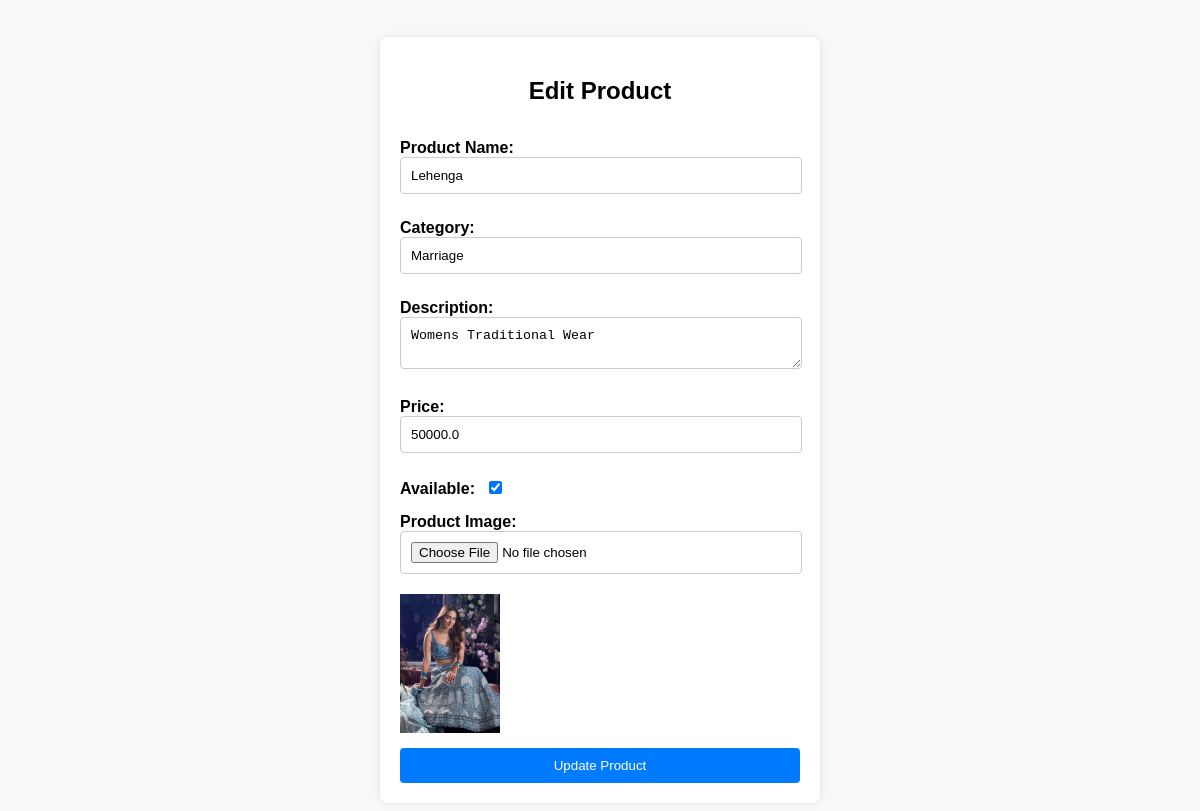
The page /admin/edit_product/2 (signed in) on the database its author committed.
### app.py (models this page shows)
class Product(db.Model):
    id = db.Column(db.Integer, primary_key=True)
    name = db.Column(db.String(80), nullable=False)
    category = db.Column(db.String(80), nullable=False)
    subcategory = db.Column(db.String(50), nullable=False)
    age_group = db.Column(db.String(50), nullable=False)
    description = db.Column(db.Text, nullable=True)
    price = db.Column(db.Float, nullable=False)
    available = db.Column(db.Boolean, default=True)
    image = db.Column(db.String(120), nullable=True)

### app.py (the view, shortened to what this page needs)
@app.route('/admin/edit_product/<int:id>', methods=['GET', 'POST'])
def edit_product(id):
    if 'admin_id' not in session:
        return redirect(url_for('admin_login'))
    product = Product.query.get_or_404(id)
    return render_template('edit_product.html', product=product)

### Templates/edit_product.html (shortened to what this page needs)
<!DOCTYPE html>
<html lang="en">
<head>
</head>
<body>
    <form action="{{ url_for('edit_product', id=product.id) }}" method="POST" enctype="multipart/form-data">
      <h2>Edit Product</h2>
        <div>
            <label for="name">Product Name:</label>
            <input type="text" id="name" name="name" value="{{ product.name }}" required>
        </div>
        <div>
            <label for="category">Category:</label>
            <input type="text" id="category" name="category" value="{{ product.category }}" required>
        </div>
        <div>
            <label for="description">Description:</label>
            <textarea id="description" name="description">{{ product.description }}</textarea>
        </div>
        <div>
            <label for="price">Price:</label>
            <input type="number" id="price" name="price" step="0.01" value="{{ product.price }}" required>
        </div>
        <div>
            <label for="available">Available:</label>
            <input type="checkbox" id="available" name="available" {% if product.available %} checked {% endif %}>
        </div>
        <div>
            <label for="image">Product Image:</label>
            <input type="file" id="image" name="image">
            {% if product.image %}
                <img src="{{ url_for('static', filename='uploads/' ~ product.image) }}" alt="{{ product.name }}" width="100">
            {% endif %}
        </div>
        <button type="submit">Update Product</button>
    </form>
</body>
</html>

### Templates/edit_product.html (style rules this page uses)
body { font-family: Arial, sans-serif; background-color: #f8f9fa; margin: 0; padding: 20px; display: flex; justify-content: center; align-items: center; height: 100vh; }
h2 { text-align: center; }
form { background: #fff; padding: 20px; border-radius: 8px; box-shadow: 0 0 10px rgba(0, 0, 0, 0.1); width: 400px; display: flex; flex-direction: column; gap: 15px; }
label { margin-bottom: 5px; font-weight: bold; }
input[type="text"], input[type="number"], input[type="file"], textarea { width: 95%; padding: 10px; margin-bottom: 10px; border: 1px solid #ccc; border-radius: 4px; }
input[type="checkbox"] { margin-left: 10px; }
button { padding: 10px; border: none; border-radius: 4px; background-color: #007bff; color: white; cursor: pointer; }
img { display: block; margin-top: 10px; }

### rows shown on the page
Product: name "Lehenga", category "Marriage", description "Womens Traditional Wear", price "50000.0", available "☑", image (picture)
